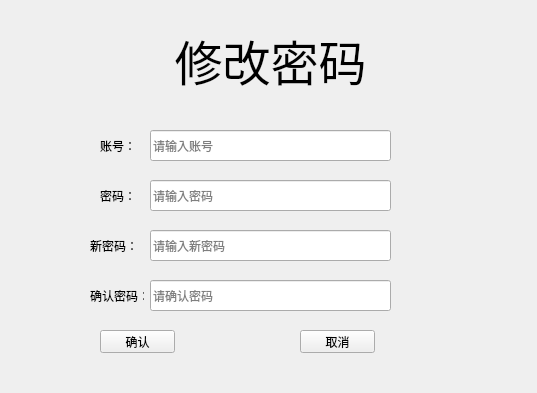
<?xml version="1.0" encoding="UTF-8"?>
<ui version="4.0">
 <class>UpdatePassword</class>
 <widget class="QDialog" name="UpdatePassword">
  <property name="geometry">
   <rect>
    <x>0</x>
    <y>0</y>
    <width>537</width>
    <height>393</height>
   </rect>
  </property>
  <property name="windowTitle">
   <string>修改密码</string>
  </property>
  <widget class="QLabel" name="label_Password">
   <property name="geometry">
    <rect>
     <x>100</x>
     <y>180</y>
     <width>54</width>
     <height>31</height>
    </rect>
   </property>
   <property name="text">
    <string>密码：</string>
   </property>
  </widget>
  <widget class="QLineEdit" name="Account">
   <property name="geometry">
    <rect>
     <x>150</x>
     <y>130</y>
     <width>241</width>
     <height>31</height>
    </rect>
   </property>
   <property name="dragEnabled">
    <bool>false</bool>
   </property>
   <property name="placeholderText">
    <string>请输入账号</string>
   </property>
   <property name="clearButtonEnabled">
    <bool>true</bool>
   </property>
  </widget>
  <widget class="QLabel" name="label_Title">
   <property name="geometry">
    <rect>
     <x>170</x>
     <y>10</y>
     <width>201</width>
     <height>101</height>
    </rect>
   </property>
   <property name="text">
    <string>&lt;html&gt;&lt;head/&gt;&lt;body&gt;&lt;p align=&quot;center&quot;&gt;&lt;span style=&quot; font-size:36pt;&quot;&gt;修改密码&lt;/span&gt;&lt;/p&gt;&lt;/body&gt;&lt;/html&gt;</string>
   </property>
  </widget>
  <widget class="QPushButton" name="Cancel_Button">
   <property name="geometry">
    <rect>
     <x>400</x>
     <y>400</y>
     <width>75</width>
     <height>23</height>
    </rect>
   </property>
   <property name="text">
    <string>取消</string>
   </property>
  </widget>
  <widget class="QLabel" name="label_Account">
   <property name="geometry">
    <rect>
     <x>100</x>
     <y>130</y>
     <width>54</width>
     <height>31</height>
    </rect>
   </property>
   <property name="text">
    <string>账号：</string>
   </property>
  </widget>
  <widget class="QLineEdit" name="Password">
   <property name="geometry">
    <rect>
     <x>150</x>
     <y>180</y>
     <width>241</width>
     <height>31</height>
    </rect>
   </property>
   <property name="echoMode">
    <enum>QLineEdit::Password</enum>
   </property>
   <property name="placeholderText">
    <string>请输入密码</string>
   </property>
   <property name="clearButtonEnabled">
    <bool>true</bool>
   </property>
  </widget>
  <widget class="QPushButton" name="Login_Button">
   <property name="geometry">
    <rect>
     <x>200</x>
     <y>400</y>
     <width>75</width>
     <height>23</height>
    </rect>
   </property>
   <property name="text">
    <string>确认</string>
   </property>
  </widget>
  <widget class="QLabel" name="label">
   <property name="geometry">
    <rect>
     <x>90</x>
     <y>230</y>
     <width>54</width>
     <height>31</height>
    </rect>
   </property>
   <property name="text">
    <string>新密码：</string>
   </property>
  </widget>
  <widget class="QLabel" name="label_2">
   <property name="geometry">
    <rect>
     <x>90</x>
     <y>280</y>
     <width>54</width>
     <height>31</height>
    </rect>
   </property>
   <property name="text">
    <string>确认密码：</string>
   </property>
  </widget>
  <widget class="QLineEdit" name="newPassword">
   <property name="geometry">
    <rect>
     <x>150</x>
     <y>230</y>
     <width>241</width>
     <height>31</height>
    </rect>
   </property>
   <property name="echoMode">
    <enum>QLineEdit::Password</enum>
   </property>
   <property name="placeholderText">
    <string>请输入新密码</string>
   </property>
   <property name="clearButtonEnabled">
    <bool>true</bool>
   </property>
  </widget>
  <widget class="QLineEdit" name="newPasswordAgain">
   <property name="geometry">
    <rect>
     <x>150</x>
     <y>280</y>
     <width>241</width>
     <height>31</height>
    </rect>
   </property>
   <property name="echoMode">
    <enum>QLineEdit::Password</enum>
   </property>
   <property name="placeholderText">
    <string>请确认密码</string>
   </property>
   <property name="clearButtonEnabled">
    <bool>true</bool>
   </property>
  </widget>
  <widget class="QPushButton" name="Cancel">
   <property name="geometry">
    <rect>
     <x>300</x>
     <y>330</y>
     <width>75</width>
     <height>23</height>
    </rect>
   </property>
   <property name="text">
    <string>取消</string>
   </property>
  </widget>
  <widget class="QPushButton" name="OK">
   <property name="geometry">
    <rect>
     <x>100</x>
     <y>330</y>
     <width>75</width>
     <height>23</height>
    </rect>
   </property>
   <property name="text">
    <string>确认</string>
   </property>
  </widget>
 </widget>
 <layoutdefault spacing="6" margin="11"/>
 <resources/>
 <connections/>
</ui>
